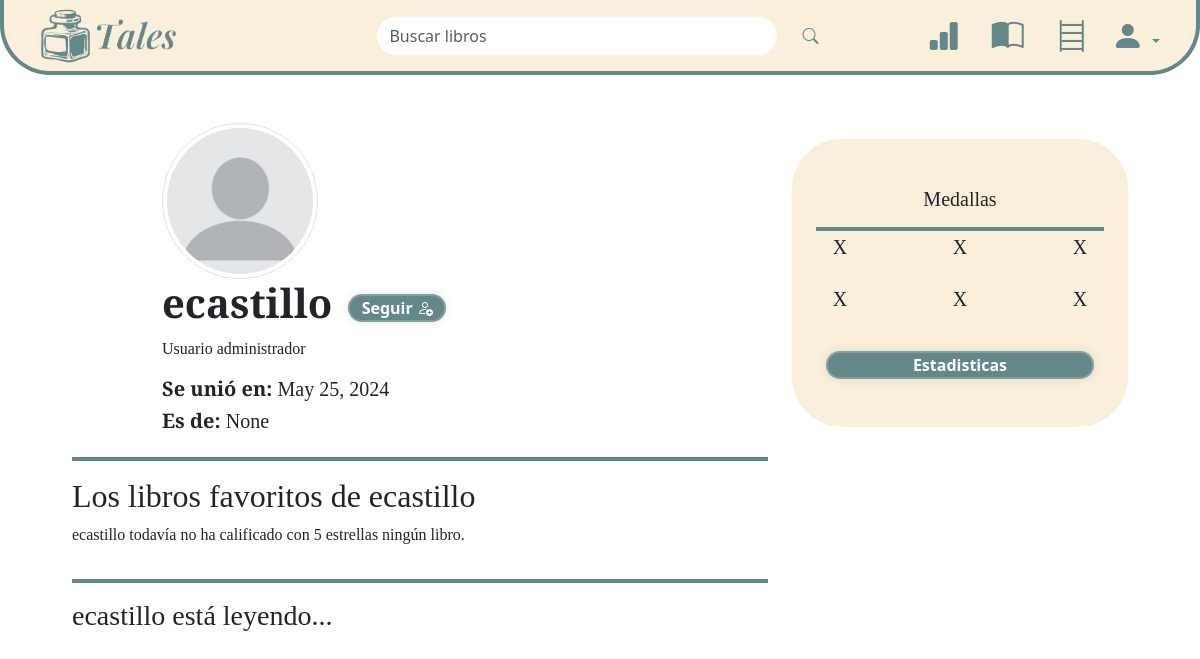
The app's page /tales/perfil/6/ (signed in) with its own data.
### talesApp/models.py (models this page shows)
class Usuario(models.Model):
    user = models.OneToOneField(User, null=True, on_delete=models.CASCADE)
    id_usuario = models.AutoField(primary_key=True)
    nombre_usuario = models.CharField(max_length=20)
    correo_electronico = models.EmailField()
    fecha_nacimiento = models.DateField()
    biografia = models.TextField()
    foto_perfil = models.ImageField(upload_to='fotos_perfil', null=True, blank=True)
    fecha_creacion = models.DateField(auto_now_add=True, null=True, blank=True)
    ciudad = models.CharField(max_length=20, null=True, blank=True)
    sigue_a = models.ManyToManyField("self", symmetrical=False, blank=True)
    def __str__(self):
        return self.nombre_usuario

### talesApp/views.py (the view, shortened to what this page needs)
# urls.py: path('perfil/<int:id_usuario>/', views.ver_perfil_usuario, name = 'ver_perfil_usuario'),
@login_required
def ver_perfil_usuario(request, id_usuario):
    usuario = get_object_or_404(Usuario, pk=id_usuario)
    nombre = usuario.nombre_usuario
    print(usuario)
    reseñas = Resenna.objects.filter(id_usuario=id_usuario, valoracion=5)
    id_libros_favoritos = reseñas.values_list('id_libro', flat=True)
    libros_fav_list = list(Libro.objects.filter(id_libro__in=id_libros_favoritos))
    if len(libros_fav_list) > 0:
        libros_fav = random.sample(libros_fav_list, min(len(libros_fav_list), 5))
    else:
        libros_fav = []
    libros_leyendo = Estado_libro.objects.filter(id_usuario=usuario, estado='ly').select_related('id_libro').prefetch_related('id_libro__id_autor')
    libros_y_porcentajes = []
    for estado_libro in libros_leyendo:
        porcentaje = (estado_libro.paginas_leidas / estado_libro.id_libro.n_paginas) * 100
        libros_y_porcentajes.append((estado_libro, porcentaje))
    try:
        objetivo_lectura = Objetivo_lectura.objects.get(id_usuario=usuario)
        porcentaje_objetivo = (objetivo_lectura.estado_actual / objetivo_lectura.meta_libros) * 100
    except Objetivo_lectura.DoesNotExist:
        objetivo_lectura = None
        porcentaje_objetivo = 0
    medallas_usuario = UsuarioMedalla.objects.filter(id_usuario=usuario)
    todas_medallas = Medalla.objects.all()
    medallas_dict = defaultdict(lambda: 'x')  # Por defecto, 'x' si no tiene la medalla
    categorias_medallas = Medalla.CATEGORIA_MEDALLA
    for categoria, _ in categorias_medallas:
        medallas_dict[categoria] = 'x'
    for medalla in todas_medallas:
        if medallas_usuario.filter(id_medalla=medalla).exists():
            if medallas_dict[medalla.categoria] == 'x' or medalla.tier > medallas_dict[medalla.categoria]:
                medallas_dict[medalla.categoria] = medalla.tier
    context = {
        'titulo' : nombre,
        'usuario' : usuario,
        'reseñas' : reseñas,
        'libros_y_porcentajes': libros_y_porcentajes,
        'libros_fav' : libros_fav,
        'objetivo_lectura': objetivo_lectura,
        'porcentaje_objetivo' : porcentaje_objetivo,
        'medallas_dict': dict(medallas_dict),
        'todas_medallas': todas_medallas,
    }
    return render(request, 'ver_perfil_usuario.html', context=context)

### talesApp/context_processors.py (called while the page is built)
def frase_aleatoria_login(request):
    frases = Frase.objects.select_related('id_autor').all()
    if frases:
        frase = random.choice(frases)
    else:
        frase = "oh oh, aqui deberia haber una frase"
    return {'frase' : frase }

def usuario_autenticado(request):
    return {'usuario_autenticado': request.user}

### talesApp/templates/ver_perfil_usuario.html (shortened to what this page needs)
{% extends 'base/base.html' %}
{% load static %}
{% block content %}
<div class="container-fluid h-100 d-flex flex-column">
    <div class="row flex-grow-1 py-5 pl-5 mx-5">
        <div class="col-md-8">
            <div class="row datos-usuario align-content-center justify-content-center">
                <div class="col-3 d-flex  ">
                    {% if usuario.foto_perfil %}
                        <img src="{{ usuario.foto_perfil.url }}" class=" rounded-circle" style="max-height: 200px;" alt="Avatar" />
                    {% else %}
                        <img src="{% static 'img/foto_perfil_vacia/foto_perfil_vacia.webp' %}" class=" img-thumbnail rounded-circle" style="max-height: 200px;" alt="Avatar" />
                    {% endif %}
                </div>
                <div class="col-9">
                    <div class="d-flex align-items-center">
                        <h1><strong>{{ usuario.nombre_usuario }}</strong></h1>
                        {% if usuario != request.user.usuario %}
                            <form method="POST" class="ms-3">
                                {% if usuario in request.user.usuario.sigue_a.all %}
                                    <button class="boton_dejar_seguir" name="follow" value="unfollow" type="submit">Dejar de seguir <i class="bi bi-person-dash"></i></button>
                                {% else %}
                                    <button class="boton_seguir" name="follow" value="follow" type="submit">Seguir <i class="bi bi-person-add"></i></button>
                                {% endif %}
                            </form>
                        {% endif %}
                    </div>
                    <p>{{ usuario.biografia }}</p>
                    <h5><strong>Se unió en: </strong>{{ usuario.fecha_creacion }}</h5>
                    <h5><strong>Es de: </strong>{{ usuario.ciudad }}</h5>
                </div>
            </div>
            <hr class="separador_perfil_usuario">
            <div class="row">
                <div class="col">
                    <h2>Los libros favoritos de {{usuario.nombre_usuario}}</h2>
                    {% if libros_fav %}
                        <div class="row">
                            {% for libro in libros_fav %}
                                <div class="col-auto mb-2">
                                    <a href="{% url 'ver_detalles_libro' libro.id_libro %}">
                                        <img id="portada" class="img-fluid img-thumbnail" src="{{ libro.portada.url }}" alt="Portada de {{ libro.titulo }}" style="max-height: 150px; object-fit: cover;">
                                    </a>
                                </div>
                            {% endfor %}
                        </div>
                    {% else %}
                        <p>{{usuario.nombre_usuario}} todavía no ha calificado con 5 estrellas ningún libro.</p>
                    {% endif %}
                </div>
            </div>
            <hr class="separador_perfil_usuario">
            <div class="row">
                <div class="col">
                    <h3>{{usuario.nombre_usuario}} está leyendo...</h3>
                </div>
            </div>
        </div>
        <div class="col-md-4">
            <div class="row d-flex">
                <div class="col d-flex flex-column justify-content-center align-items-center">
                    <div class="custom-rounded my-3 py-5 secciones" style="width: 100%;">
                        <h5 class="card-title text-center">Medallas</h5>
                        <div class="row pt-3">
                            <hr style="width: 80%; margin: 0 auto" class="d-flex">
                            {% for categoria, tier in medallas_dict.items %}
                                <div class="col-4 text-center mb-3 pt-1">
                                    <div class="medalla">
                                        {% if tier == 'x' %}
                                            <h5>X</h5>
                                        {% else %}
                                            {% for medalla in todas_medallas %}
                                                {% if medalla.categoria == categoria and medalla.tier == tier %}
                                                    <img src="{{ medalla.imagen.url }}" alt="{{ tier }}" style="max-width: 75px;" data-toggle="modal" data-bs-target="#modal{{ medalla.id_medalla }}">
                                                {% endif %}
                                            {% endfor %}
                                        {% endif %}
                                    </div>
                                </div>
                            {% endfor %}
                        </div>
                        <div class="text-center mt-3">
                            <a href="{% url 'estadisticas' %}" style="width: 70%;"><button class="boton-leer" style="width:80%;">Estadisticas</button></a>
                        </div>
                    </div>
                </div>
            </div>
        </div>
    </div>
</div>
{% endblock %}

### talesApp/static/css/base.css (style rules this page uses)
* { margin: 0; padding: 0; box-sizing: border-box; }
html,body { height: 100%; }
body { font-family: 'Playfair Display'; font-weight: 600; }
hr { border: 2px solid #638889 !important; opacity: 1 !important; }
a { color: inherit; outline: none; text-decoration: none; }
a:link, a:visited { color: inherit; outline: none; text-decoration: none; }
h1, h2, h3, h4, h5 { font-family: 'Playfair Display'; font-weight: 700; }
p { font-family: 'Playfair Display'; }
html { font-size: 100%; }
h1 { font-size: 4.210rem; }
h2 { font-size: 3.158rem; }
h3 { font-size: 2.369rem; }
h5 { font-size: 1.333rem; }
.custom-rounded { border-radius: 50px; }
.secciones { background-color: #F9EFDB !important; border: none; }
.boton-actualizar, .boton-leer { width: 100%; height: 150%; background: #638889; border: none; outline: none; border: 2px solid rgba(255, 255, 255, .2); border-radius: 40px; box-shadow: 0 0 10px rgba(0, 0, 0, .1); cursor: pointer; color: #fff; font-weight: 600; }
@media (max-width:1300px) { .datos-usuario { flex-direction: column; } }
.separador_perfil_usuario { border: 2px solid #638889; }
.boton_seguir { width: 130%; height: 110%; background: #638889; border: none; outline: none; border: 2px solid rgba(255, 255, 255, .2); border-radius: 40px; box-shadow: 0 0 10px rgba(0, 0, 0, .1); cursor: pointer; color: #fff; font-weight: 600; }

### records on screen
Usuario: nombre_usuario "ecastillo", biografia "Usuario administrador", fecha_creacion "May 25, 2024", ciudad "None"
